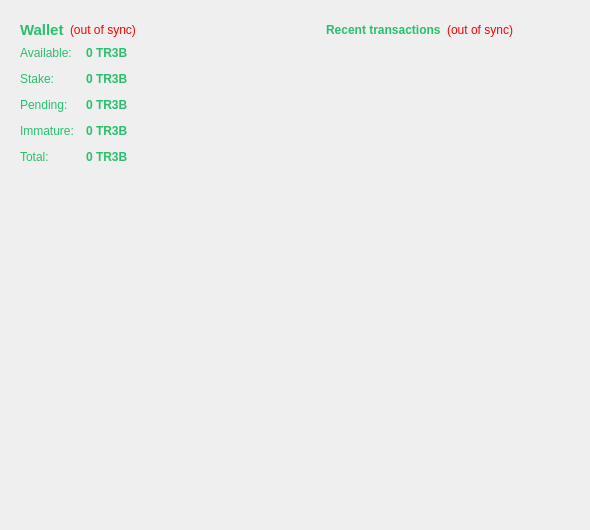
<?xml version="1.0" encoding="UTF-8"?>
<ui version="4.0">
 <class>OverviewPage</class>
 <widget class="QWidget" name="OverviewPage">
  <property name="geometry">
   <rect>
    <x>0</x>
    <y>0</y>
    <width>590</width>
    <height>530</height>
   </rect>
  </property>
  <property name="palette">
   <palette>
    <active>
     <colorrole role="WindowText">
      <brush brushstyle="SolidPattern">
       <color alpha="255">
        <red>41</red>
        <green>191</green>
        <blue>109</blue>
       </color>
      </brush>
     </colorrole>
     <colorrole role="Text">
      <brush brushstyle="SolidPattern">
       <color alpha="255">
        <red>71</red>
        <green>198</green>
        <blue>73</blue>
       </color>
      </brush>
     </colorrole>
     <colorrole role="ButtonText">
      <brush brushstyle="SolidPattern">
       <color alpha="255">
        <red>71</red>
        <green>198</green>
        <blue>73</blue>
       </color>
      </brush>
     </colorrole>
     <colorrole role="Link">
      <brush brushstyle="SolidPattern">
       <color alpha="255">
        <red>41</red>
        <green>191</green>
        <blue>109</blue>
       </color>
      </brush>
     </colorrole>
     <colorrole role="LinkVisited">
      <brush brushstyle="SolidPattern">
       <color alpha="255">
        <red>71</red>
        <green>198</green>
        <blue>73</blue>
       </color>
      </brush>
     </colorrole>
    </active>
    <inactive>
     <colorrole role="WindowText">
      <brush brushstyle="SolidPattern">
       <color alpha="255">
        <red>41</red>
        <green>191</green>
        <blue>109</blue>
       </color>
      </brush>
     </colorrole>
     <colorrole role="Text">
      <brush brushstyle="SolidPattern">
       <color alpha="255">
        <red>71</red>
        <green>198</green>
        <blue>73</blue>
       </color>
      </brush>
     </colorrole>
     <colorrole role="ButtonText">
      <brush brushstyle="SolidPattern">
       <color alpha="255">
        <red>71</red>
        <green>198</green>
        <blue>73</blue>
       </color>
      </brush>
     </colorrole>
     <colorrole role="Link">
      <brush brushstyle="SolidPattern">
       <color alpha="255">
        <red>41</red>
        <green>191</green>
        <blue>109</blue>
       </color>
      </brush>
     </colorrole>
     <colorrole role="LinkVisited">
      <brush brushstyle="SolidPattern">
       <color alpha="255">
        <red>71</red>
        <green>198</green>
        <blue>73</blue>
       </color>
      </brush>
     </colorrole>
    </inactive>
    <disabled>
     <colorrole role="WindowText">
      <brush brushstyle="SolidPattern">
       <color alpha="255">
        <red>159</red>
        <green>158</green>
        <blue>158</blue>
       </color>
      </brush>
     </colorrole>
     <colorrole role="Text">
      <brush brushstyle="SolidPattern">
       <color alpha="255">
        <red>159</red>
        <green>158</green>
        <blue>158</blue>
       </color>
      </brush>
     </colorrole>
     <colorrole role="ButtonText">
      <brush brushstyle="SolidPattern">
       <color alpha="255">
        <red>159</red>
        <green>158</green>
        <blue>158</blue>
       </color>
      </brush>
     </colorrole>
     <colorrole role="Link">
      <brush brushstyle="SolidPattern">
       <color alpha="255">
        <red>41</red>
        <green>191</green>
        <blue>109</blue>
       </color>
      </brush>
     </colorrole>
     <colorrole role="LinkVisited">
      <brush brushstyle="SolidPattern">
       <color alpha="255">
        <red>71</red>
        <green>198</green>
        <blue>73</blue>
       </color>
      </brush>
     </colorrole>
    </disabled>
   </palette>
  </property>
  <property name="windowTitle">
   <string>Form</string>
  </property>
  <layout class="QGridLayout" name="gridLayout">
   <item row="0" column="0">
    <layout class="QVBoxLayout" name="verticalLayout_2">
     <item>
      <widget class="QFrame" name="frame">
       <property name="frameShape">
        <enum>QFrame::NoFrame</enum>
       </property>
       <property name="frameShadow">
        <enum>QFrame::Raised</enum>
       </property>
       <layout class="QVBoxLayout" name="verticalLayout_4">
        <item>
         <layout class="QHBoxLayout" name="horizontalLayout_4">
          <item>
           <widget class="QLabel" name="label_5">
            <property name="font">
             <font>
              <pointsize>11</pointsize>
              <weight>75</weight>
              <bold>true</bold>
             </font>
            </property>
            <property name="text">
             <string>Wallet</string>
            </property>
           </widget>
          </item>
          <item>
           <widget class="QLabel" name="labelWalletStatus">
            <property name="toolTip">
             <string>The displayed information may be out of date. Your wallet automatically synchronizes with the TR3B network after a connection is established, but this process has not completed yet.</string>
            </property>
            <property name="styleSheet">
             <string notr="true">QLabel { color: red; }</string>
            </property>
            <property name="text">
             <string notr="true">(out of sync)</string>
            </property>
            <property name="alignment">
             <set>Qt::AlignLeading|Qt::AlignLeft|Qt::AlignVCenter</set>
            </property>
           </widget>
          </item>
          <item>
           <spacer name="horizontalSpacer_2">
            <property name="orientation">
             <enum>Qt::Horizontal</enum>
            </property>
            <property name="sizeHint" stdset="0">
             <size>
              <width>40</width>
              <height>20</height>
             </size>
            </property>
           </spacer>
          </item>
         </layout>
        </item>
        <item>
         <layout class="QFormLayout" name="formLayout_2">
          <property name="fieldGrowthPolicy">
           <enum>QFormLayout::AllNonFixedFieldsGrow</enum>
          </property>
          <property name="horizontalSpacing">
           <number>12</number>
          </property>
          <property name="verticalSpacing">
           <number>12</number>
          </property>
          <item row="0" column="0">
           <widget class="QLabel" name="label">
            <property name="text">
             <string>Available:</string>
            </property>
           </widget>
          </item>
          <item row="0" column="1">
           <widget class="QLabel" name="labelBalance">
            <property name="font">
             <font>
              <weight>75</weight>
              <bold>true</bold>
             </font>
            </property>
            <property name="cursor">
             <cursorShape>IBeamCursor</cursorShape>
            </property>
            <property name="toolTip">
             <string>Your current spendable balance</string>
            </property>
            <property name="text">
             <string notr="true">0 TR3B</string>
            </property>
            <property name="textInteractionFlags">
             <set>Qt::LinksAccessibleByMouse|Qt::TextSelectableByKeyboard|Qt::TextSelectableByMouse</set>
            </property>
           </widget>
          </item>
          <item row="1" column="0">
           <widget class="QLabel" name="label_6">
            <property name="text">
             <string>Stake:</string>
            </property>
           </widget>
          </item>
          <item row="1" column="1">
           <widget class="QLabel" name="labelStake">
            <property name="font">
             <font>
              <weight>75</weight>
              <bold>true</bold>
             </font>
            </property>
            <property name="cursor">
             <cursorShape>IBeamCursor</cursorShape>
            </property>
            <property name="toolTip">
             <string>Total of coins that was staked, and do not yet count toward the current balance</string>
            </property>
            <property name="text">
             <string notr="true">0 TR3B</string>
            </property>
            <property name="textInteractionFlags">
             <set>Qt::LinksAccessibleByMouse|Qt::TextSelectableByKeyboard|Qt::TextSelectableByMouse</set>
            </property>
           </widget>
          </item>
          <item row="2" column="0">
           <widget class="QLabel" name="label_3">
            <property name="text">
             <string>Pending:</string>
            </property>
           </widget>
          </item>
          <item row="2" column="1">
           <widget class="QLabel" name="labelUnconfirmed">
            <property name="font">
             <font>
              <weight>75</weight>
              <bold>true</bold>
             </font>
            </property>
            <property name="cursor">
             <cursorShape>IBeamCursor</cursorShape>
            </property>
            <property name="toolTip">
             <string>Total of transactions that have yet to be confirmed, and do not yet count toward the current balance</string>
            </property>
            <property name="text">
             <string notr="true">0 TR3B</string>
            </property>
            <property name="textInteractionFlags">
             <set>Qt::LinksAccessibleByMouse|Qt::TextSelectableByKeyboard|Qt::TextSelectableByMouse</set>
            </property>
           </widget>
          </item>
          <item row="3" column="0">
           <widget class="QLabel" name="labelImmatureText">
            <property name="text">
             <string>Immature:</string>
            </property>
           </widget>
          </item>
          <item row="3" column="1">
           <widget class="QLabel" name="labelImmature">
            <property name="font">
             <font>
              <weight>75</weight>
              <bold>true</bold>
             </font>
            </property>
            <property name="toolTip">
             <string>Mined balance that has not yet matured</string>
            </property>
            <property name="text">
             <string notr="true">0 TR3B</string>
            </property>
            <property name="textInteractionFlags">
             <set>Qt::LinksAccessibleByMouse|Qt::TextSelectableByKeyboard|Qt::TextSelectableByMouse</set>
            </property>
           </widget>
          </item>
          <item row="4" column="0">
           <widget class="QLabel" name="labelTotalText">
            <property name="text">
             <string>Total:</string>
            </property>
           </widget>
          </item>
          <item row="4" column="1">
           <widget class="QLabel" name="labelTotal">
            <property name="font">
             <font>
              <weight>75</weight>
              <bold>true</bold>
             </font>
            </property>
            <property name="cursor">
             <cursorShape>IBeamCursor</cursorShape>
            </property>
            <property name="toolTip">
             <string>Your current total balance</string>
            </property>
            <property name="text">
             <string notr="true">0 TR3B</string>
            </property>
            <property name="textInteractionFlags">
             <set>Qt::LinksAccessibleByMouse|Qt::TextSelectableByKeyboard|Qt::TextSelectableByMouse</set>
            </property>
           </widget>
          </item>
         </layout>
        </item>
       </layout>
      </widget>
     </item>
     <item>
      <spacer name="verticalSpacer">
       <property name="orientation">
        <enum>Qt::Vertical</enum>
       </property>
       <property name="sizeHint" stdset="0">
        <size>
         <width>20</width>
         <height>40</height>
        </size>
       </property>
      </spacer>
     </item>
     <item>
      <widget class="QLabel" name="label_2">
       <property name="minimumSize">
        <size>
         <width>300</width>
         <height>100</height>
        </size>
       </property>
       <property name="maximumSize">
        <size>
         <width>300</width>
         <height>200</height>
        </size>
       </property>
       <property name="text">
        <string/>
       </property>
       <property name="scaledContents">
        <bool>true</bool>
       </property>
      </widget>
     </item>
    </layout>
   </item>
   <item row="0" column="1" rowspan="2">
    <layout class="QVBoxLayout" name="verticalLayout_3">
     <item>
      <widget class="QFrame" name="frame_2">
       <property name="frameShape">
        <enum>QFrame::NoFrame</enum>
       </property>
       <property name="frameShadow">
        <enum>QFrame::Raised</enum>
       </property>
       <layout class="QVBoxLayout" name="verticalLayout">
        <item>
         <layout class="QHBoxLayout" name="horizontalLayout_2">
          <item>
           <widget class="QLabel" name="label_4">
            <property name="text">
             <string>&lt;b&gt;Recent transactions&lt;/b&gt;</string>
            </property>
           </widget>
          </item>
          <item>
           <widget class="QLabel" name="labelTransactionsStatus">
            <property name="toolTip">
             <string>The displayed information may be out of date. Your wallet automatically synchronizes with the TR3B network after a connection is established, but this process has not completed yet.</string>
            </property>
            <property name="styleSheet">
             <string notr="true">QLabel { color: red; }</string>
            </property>
            <property name="text">
             <string notr="true">(out of sync)</string>
            </property>
            <property name="alignment">
             <set>Qt::AlignRight|Qt::AlignTrailing|Qt::AlignVCenter</set>
            </property>
           </widget>
          </item>
          <item>
           <spacer name="horizontalSpacer">
            <property name="orientation">
             <enum>Qt::Horizontal</enum>
            </property>
            <property name="sizeHint" stdset="0">
             <size>
              <width>40</width>
              <height>20</height>
             </size>
            </property>
           </spacer>
          </item>
         </layout>
        </item>
        <item>
         <widget class="QListView" name="listTransactions">
          <property name="styleSheet">
           <string notr="true">QListView { background: transparent; }</string>
          </property>
          <property name="frameShape">
           <enum>QFrame::NoFrame</enum>
          </property>
          <property name="verticalScrollBarPolicy">
           <enum>Qt::ScrollBarAlwaysOff</enum>
          </property>
          <property name="horizontalScrollBarPolicy">
           <enum>Qt::ScrollBarAlwaysOff</enum>
          </property>
          <property name="selectionMode">
           <enum>QAbstractItemView::NoSelection</enum>
          </property>
         </widget>
        </item>
       </layout>
      </widget>
     </item>
     <item>
      <spacer name="verticalSpacer_2">
       <property name="orientation">
        <enum>Qt::Vertical</enum>
       </property>
       <property name="sizeHint" stdset="0">
        <size>
         <width>20</width>
         <height>40</height>
        </size>
       </property>
      </spacer>
     </item>
    </layout>
   </item>
   <item row="1" column="0">
    <spacer name="verticalSpacer_3">
     <property name="orientation">
      <enum>Qt::Vertical</enum>
     </property>
     <property name="sizeHint" stdset="0">
      <size>
       <width>20</width>
       <height>53</height>
      </size>
     </property>
    </spacer>
   </item>
  </layout>
 </widget>
 <resources/>
 <connections/>
</ui>
